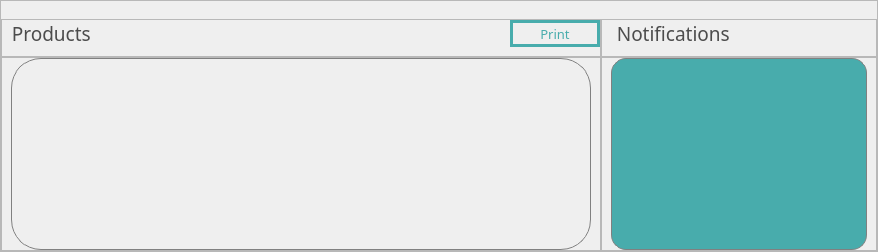
            <widget class="QFrame" name="frame_2">
             <property name="frameShape">
              <enum>QFrame::StyledPanel</enum>
             </property>
             <property name="frameShadow">
              <enum>QFrame::Raised</enum>
             </property>
             <layout class="QGridLayout" name="gridLayout_10">
              <property name="leftMargin">
               <number>0</number>
              </property>
              <property name="topMargin">
               <number>18</number>
              </property>
              <property name="rightMargin">
               <number>0</number>
              </property>
              <property name="bottomMargin">
               <number>0</number>
              </property>
              <property name="spacing">
               <number>0</number>
              </property>
              <item row="0" column="1">
               <widget class="QFrame" name="frame_44">
                <property name="maximumSize">
                 <size>
                  <width>16777215</width>
                  <height>40</height>
                 </size>
                </property>
                <property name="frameShape">
                 <enum>QFrame::StyledPanel</enum>
                </property>
                <property name="frameShadow">
                 <enum>QFrame::Raised</enum>
                </property>
                <layout class="QHBoxLayout" name="horizontalLayout_23">
                 <property name="leftMargin">
                  <number>0</number>
                 </property>
                 <property name="topMargin">
                  <number>0</number>
                 </property>
                 <property name="rightMargin">
                  <number>0</number>
                 </property>
                 <item>
                  <widget class="QLabel" name="label_38">
                   <property name="font">
                    <font>
                     <family>Century Gothic</family>
                     <pointsize>14</pointsize>
                    </font>
                   </property>
                   <property name="styleSheet">
                    <string notr="true">color: rgb(76,76,76);</string>
                   </property>
                   <property name="text">
                    <string>   Notifications</string>
                   </property>
                  </widget>
                 </item>
                </layout>
               </widget>
              </item>
              <item row="1" column="0">
               <widget class="QFrame" name="frame_45">
                <property name="minimumSize">
                 <size>
                  <width>600</width>
                  <height>0</height>
                 </size>
                </property>
                <property name="maximumSize">
                 <size>
                  <width>16777215</width>
                  <height>16777215</height>
                 </size>
                </property>
                <property name="frameShape">
                 <enum>QFrame::StyledPanel</enum>
                </property>
                <property name="frameShadow">
                 <enum>QFrame::Raised</enum>
                </property>
                <layout class="QHBoxLayout" name="horizontalLayout_15">
                 <property name="topMargin">
                  <number>0</number>
                 </property>
                 <property name="bottomMargin">
                  <number>0</number>
                 </property>
                 <item>
                  <widget class="QLabel" name="labelProduct">
                   <property name="maximumSize">
                    <size>
                     <width>16777215</width>
                     <height>16777215</height>
                    </size>
                   </property>
                   <property name="styleSheet">
                    <string notr="true">border:1px solid grey;
border-radius:30px;</string>
                   </property>
                   <property name="text">
                    <string/>
                   </property>
                  </widget>
                 </item>
                </layout>
               </widget>
              </item>
              <item row="1" column="1">
               <widget class="QFrame" name="frame_46">
                <property name="frameShape">
                 <enum>QFrame::StyledPanel</enum>
                </property>
                <property name="frameShadow">
                 <enum>QFrame::Raised</enum>
                </property>
                <layout class="QVBoxLayout" name="verticalLayout_16">
                 <property name="topMargin">
                  <number>0</number>
                 </property>
                 <property name="bottomMargin">
                  <number>0</number>
                 </property>
                 <item>
                  <widget class="QPlainTextEdit" name="lblAdminNotifications">
                   <property name="maximumSize">
                    <size>
                     <width>16777215</width>
                     <height>16777215</height>
                    </size>
                   </property>
                   <property name="font">
                    <font>
                     <family>Century Gothic</family>
                    </font>
                   </property>
                   <property name="cursor" stdset="0">
                    <cursorShape>ArrowCursor</cursorShape>
                   </property>
                   <property name="styleSheet">
                    <string notr="true">border:1px solid grey;
border-radius:15px;
background-color: #48ACAC;
color: rgb(255, 255, 255);</string>
                   </property>
                   <property name="readOnly">
                    <bool>true</bool>
                   </property>
                   <property name="plainText">
                    <string/>
                   </property>
                  </widget>
                 </item>
                </layout>
               </widget>
              </item>
              <item row="0" column="0" alignment="Qt::AlignTop">
               <widget class="QFrame" name="frame_47">
                <property name="maximumSize">
                 <size>
                  <width>16777215</width>
                  <height>40</height>
                 </size>
                </property>
                <property name="frameShape">
                 <enum>QFrame::StyledPanel</enum>
                </property>
                <property name="frameShadow">
                 <enum>QFrame::Raised</enum>
                </property>
                <layout class="QHBoxLayout" name="horizontalLayout_24">
                 <property name="leftMargin">
                  <number>0</number>
                 </property>
                 <property name="topMargin">
                  <number>0</number>
                 </property>
                 <property name="rightMargin">
                  <number>0</number>
                 </property>
                 <item alignment="Qt::AlignTop">
                  <widget class="QLabel" name="label_40">
                   <property name="font">
                    <font>
                     <family>Century Gothic</family>
                     <pointsize>14</pointsize>
                    </font>
                   </property>
                   <property name="styleSheet">
                    <string notr="true">color: rgb(76, 76, 76);</string>
                   </property>
                   <property name="text">
                    <string>  Products</string>
                   </property>
                  </widget>
                 </item>
                 <item>
                  <widget class="QToolButton" name="btnPrint">
                   <property name="maximumSize">
                    <size>
                     <width>90</width>
                     <height>30</height>
                    </size>
                   </property>
                   <property name="font">
                    <font>
                     <family>Century Gothic</family>
                     <pointsize>10</pointsize>
                    </font>
                   </property>
                   <property name="cursor">
                    <cursorShape>PointingHandCursor</cursorShape>
                   </property>
                   <property name="styleSheet">
                    <string notr="true">#btnPrint{
	border:3px solid #48ACAC; 
	color: rgb(72, 172, 172);
}
#btnPrint:hover{
	background-color: rgb(72, 172, 172);
	color: rgb(255,255,255);
}</string>
                   </property>
                   <property name="text">
                    <string>Print</string>
                   </property>
                  </widget>
                 </item>
                </layout>
               </widget>
              </item>
             </layout>
            </widget>
